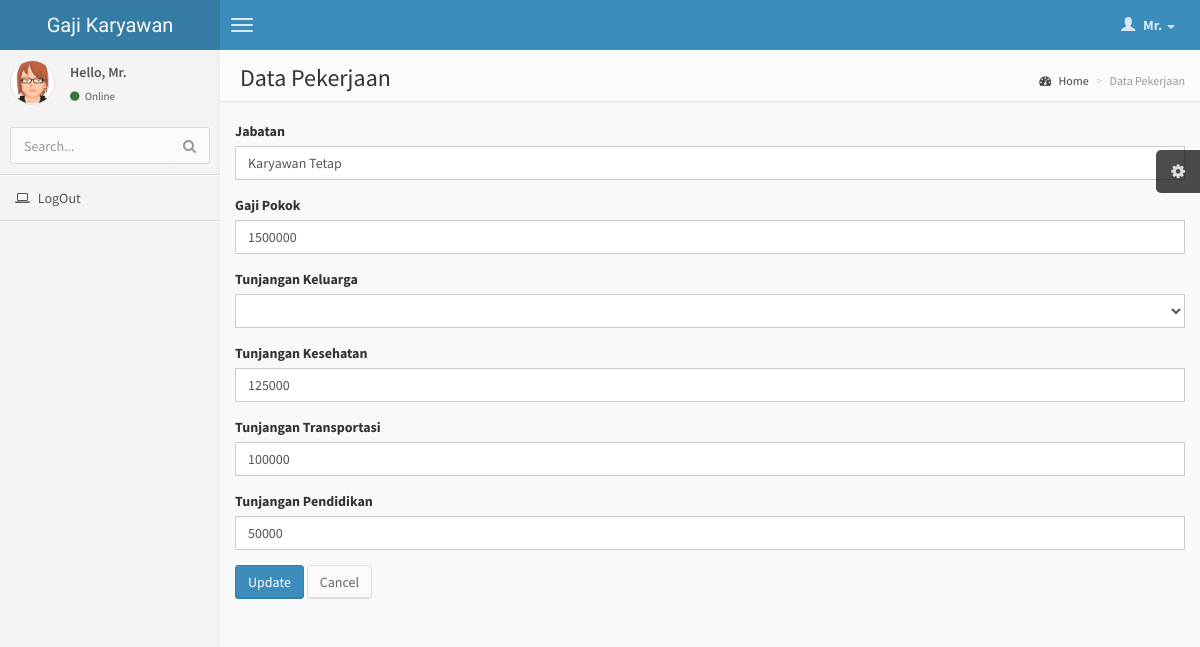
/pekerjaan/update/2.html, run on the app's committed database.
### tables this page shows
CREATE TABLE `pekerjaan` (
  `id_pekerjaan` int(11) NOT NULL AUTO_INCREMENT,
  `pekerjaan` varchar(30) DEFAULT NULL,
  `gapok` int(11) DEFAULT NULL,
  `tukes` int(11) DEFAULT NULL,
  `tutra` int(11) DEFAULT NULL,
  `tupen` int(11) DEFAULT NULL,
  `tukel` int(11) DEFAULT NULL,
  PRIMARY KEY (`id_pekerjaan`)
);

### application/controllers/Pekerjaan.php (called while the page is built, shortened)
<?php
class Pekerjaan extends CI_Controller
{
    function __construct()
    {
        $this->load->model('Pekerjaan_model');
        $this->load->library('form_validation');
    }
    public function update($id)
    {
        $row = $this->Pekerjaan_model->get_by_id($id);
        if ($row) {
            $data = array(
                'button' => 'Update',
                'action' => site_url('pekerjaan/update_action'),
		'id_pekerjaan' => set_value('id_pekerjaan', $row->id_pekerjaan),
		'pekerjaan' => set_value('pekerjaan', $row->pekerjaan),
		'gapok' => set_value('gapok', $row->gapok),
		'tukes' => set_value('tukes', $row->tukes),
		'tutra' => set_value('tutra', $row->tutra),
        'tupen' => set_value('tupen', $row->tupen),
		'tukel' => set_value('tukel', $row->tukel),
        'konten' => 'pekerjaan/pekerjaan_form',
            'judul' => 'Data Pekerjaan',
	    );
            $this->load->view('v_index', $data);
        } else {
            $this->session->set_flashdata('message', 'Record Not Found');
            redirect(site_url('pekerjaan'));
        }
    }
}

### index.php (called while the page is built, shortened)
<?php
require_once BASEPATH.'core/CodeIgniter.php';

### application/models/Pekerjaan_model.php (called while the page is built, shortened)
<?php
class Pekerjaan_model extends CI_Model
{
    public $table = 'pekerjaan';
    public $id = 'id_pekerjaan';
    function get_by_id($id)
    {
        $this->db->where($this->id, $id);
        return $this->db->get($this->table)->row();
    }
}

### application/views/pekerjaan/pekerjaan_form.php (the view, shortened to what this page needs)
<form action="<?php echo $action; ?>" method="post">
        <div class="form-group">
            <label for="varchar">Jabatan <?php echo form_error('pekerjaan') ?></label>
            <input type="text" class="form-control" name="pekerjaan" id="pekerjaan" placeholder="Pekerjaan" value="<?php echo $pekerjaan; ?>" />
        </div>
        <div class="form-group">
            <label for="int">Gaji Pokok <?php echo form_error('gapok') ?></label>
            <input type="text" class="form-control" name="gapok" id="gapok" placeholder="Gapok" value="<?php echo $gapok; ?>" />
        </div>
        <div class="form-group">
            <label>Tunjangan Keluarga</label>
            <select name="tukel" class="form-control">
                <option value="<?php echo $tukel ?>"><?php echo $tukel ?></option>
                <option value="300000">KK0</option>
            </select>
        </div>
        <div class="form-group">
            <label for="int">Tunjangan Kesehatan <?php echo form_error('tukes') ?></label>
            <input type="text" class="form-control" name="tukes" id="tukes" placeholder="Tukes" value="<?php echo $tukes; ?>" />
        </div>
        <div class="form-group">
            <label for="int">Tunjangan Transportasi <?php echo form_error('tutra') ?></label>
            <input type="text" class="form-control" name="tutra" id="tutra" placeholder="Tutra" value="<?php echo $tutra; ?>" />
        </div>
        <div class="form-group">
            <label for="int">Tunjangan Pendidikan <?php echo form_error('tupen') ?></label>
            <input type="text" class="form-control" name="tupen" id="tupen" placeholder="Tupen" value="<?php echo $tupen; ?>" />
        </div>
        <button type="submit" class="btn btn-primary"><?php echo $button ?></button>
        <a href="<?php echo site_url('pekerjaan') ?>" class="btn btn-default">Cancel</a>
    </form>

### assets/css/AdminLTE.css (style rules this page uses)
html, body { overflow-x: hidden!important; font-family: 'Source Sans Pro', sans-serif; -webkit-font-smoothing: antialiased; min-height: 100%; background: #f9f9f9; }
a { color: #3c8dbc; }
.form-control { -webkit-border-radius: 0px !important; -moz-border-radius: 0px !important; border-radius: 0px !important; box-shadow: none; }
.btn { font-weight: 500; -webkit-border-radius: 3px; -moz-border-radius: 3px; border-radius: 3px; border: 1px solid transparent; -webkit-box-shadow: inset 0px -2px 0px 0px rgba(0, 0, 0, 0.09); -moz-box-shadow: inset 0px -2px 0px 0px rgba(0, 0, 0, 0.09); box-shadow: inset 0px -1px 0px 0px rgba(0, 0, 0, 0.09); }
.btn.btn-default { background-color: #fafafa; color: #666; border-color: #ddd; border-bottom-color: #ddd; }
.btn.btn-primary { background-color: #3c8dbc; border-color: #367fa9; }

### data on the page
pekerjaan: pekerjaan "Karyawan Tetap", gapok "1500000", tukes "125000", tutra "100000", tupen "50000"

### other printed values
$judul "Data Pekerjaan"
$button "Update"
